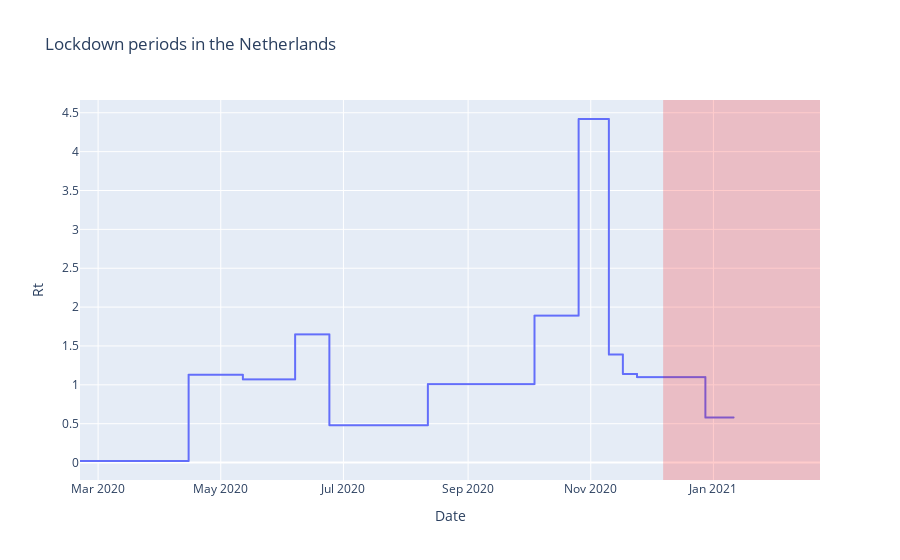

Here is the notebook cell this chart was saved with:
### Code cell
df_params = df_params[df_params["Country"] == COUNTRY]

def plot_param(df, periods, TARGET):
    fig = px.line(df, x="Date", y=TARGET, title='Lockdown periods in the Netherlands')
    for dates in periods:
        fig.add_vrect(x0=NPI_df.iloc[dates[0]]["Date"], x1=NPI_df.iloc[dates[1]]["Date"], line_width=0, fillcolor="red", opacity=0.2)
    fig.show()
    
plot_param(df_params, periods, TARGET="Rt")

### Figure 1 — Plotly figure (JSON) as saved in the notebook; plotly's stock layout.template omitted (floating-point values rounded to 4 significant figures; data arrays with more than 128 entries replaced by an {"elided": "..."} marker saying what was removed)
{"data": [{"hovertemplate": "Date=%{x}<br>Rt=%{y}<extra></extra>", "legendgroup": "", "line": {"color": "#636efa", "dash": "solid"}, "mode": "lines", "name": "", "showlegend": false, "type": "scattergl", "x": {"elided": "7158 str values"}, "xaxis": "x", "y": {"elided": "7158 float values"}, "yaxis": "y"}], "layout": {"legend": {"tracegroupgap": 0}, "shapes": [{"fillcolor": "red", "line": {"width": 0}, "opacity": 0.2, "type": "rect", "x0": "2020-12-07T00:00:00", "x1": "2021-02-23T00:00:00", "xref": "x", "y0": 0, "y1": 1, "yref": "y domain"}], "title": {"text": "Lockdown periods in the Netherlands"}, "xaxis": {"anchor": "y", "domain": [0, 1], "title": {"text": "Date"}}, "yaxis": {"anchor": "x", "domain": [0, 1], "title": {"text": "Rt"}}}}
